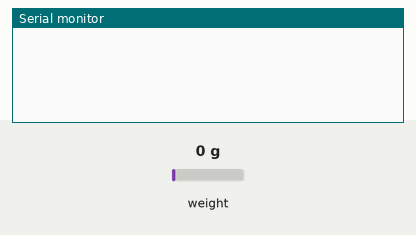
Recording of a sketch running on a simulated Arduino Uno, built with avr-gcc and run on an emulated ATmega328P. Parts: the last lines printed to the serial monitor. Inputs (shaded band) come from the test bench; at power-on: weight on the scale 0 g.

Above: at 1.2 s.
1.3 s: weight on the scale set to 100 g
At 2.7 s:
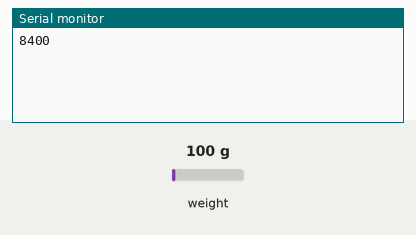
4.3 s: weight on the scale set to 1250 g
At 5.1 s:
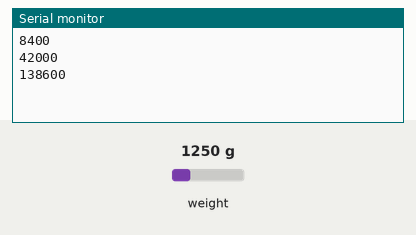
Timing chart, 0 to 7.3 s (numbered marks = the images above; inputs shaded):
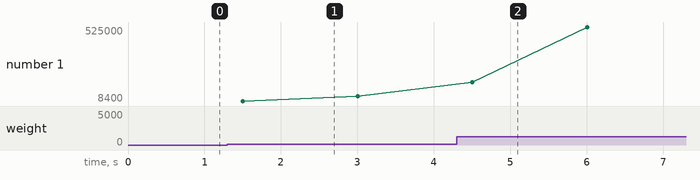

The sketch:

Barometre._Sensor.ino
```cpp
#include <Q2HX711.h>

const byte MPS_OUT_pin = 7; // OUT data pin
const byte MPS_SCK_pin = 5; // clock data pin
int avg_size = 10; // #pts to average over

Q2HX711 MPS20N0040D(MPS_OUT_pin, MPS_SCK_pin); // start comm with the HX710B

void setup() {
  Serial.begin(9600); // start the serial port
}

void loop() {
  float avg_val = 0.0; // variable for averaging
  for (int ii=0;ii<avg_size;ii++){
    avg_val += MPS20N0040D.read(); // add multiple ADC readings
    delay(50); // delay between readings
  }
  avg_val /= avg_size;
  Serial.println(avg_val,0); // print out the average
}
```

Measured:
- after the input at 1.3 s, the serial monitor: prints a new line after 0.20 s (image 1)
- after the input at 4.3 s, the serial monitor: prints a new line after 0.21 s (image 2)
- plotted number 1: 42000 → 525000 after the input at 4.3 s
